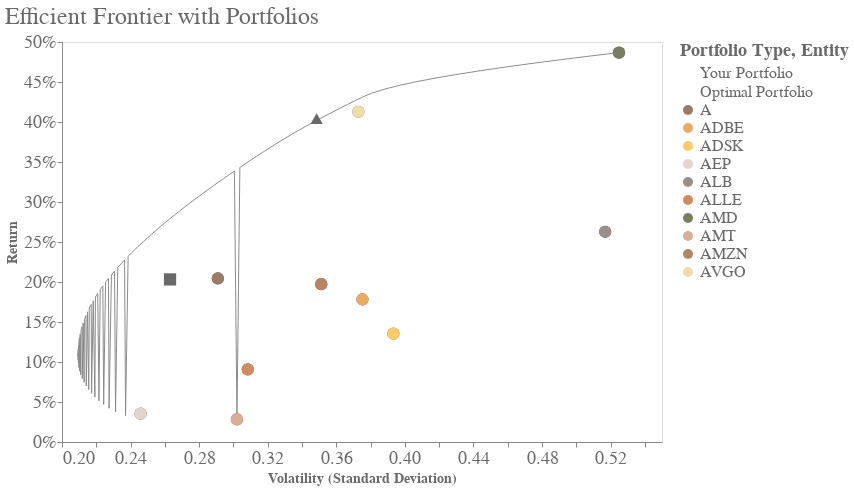

This figure's notebook cell:
### Code cell
color_rng =['#997B66','#E8AC65','#FFCB69','#E2D5CD','#9B8E85','#D08C60','#797D62','#D9AE94','#B58463','#F1DCA7','#9B9B7A','#BAA587',
            '#997B66','#E8AC65','#FFCB69','#E2D5CD','#9B8E85','#D08C60','#797D62','#D9AE94','#B58463','#F1DCA7','#9B9B7A','#BAA587',
            '#997B66','#E8AC65','#FFCB69','#E2D5CD','#9B8E85','#D08C60','#797D62','#D9AE94','#B58463','#F1DCA7','#9B9B7A','#BAA587',
            '#997B66','#E8AC65','#FFCB69','#E2D5CD','#9B8E85','#D08C60','#797D62','#D9AE94','#B58463','#F1DCA7','#9B9B7A','#BAA587',
            '#997B66','#E8AC65','#FFCB69','#E2D5CD','#9B8E85','#D08C60','#797D62','#D9AE94','#B58463','#F1DCA7','#9B9B7A','#BAA587',
            '#997B66','#E8AC65','#FFCB69','#E2D5CD','#9B8E85','#D08C60','#797D62','#D9AE94','#B58463','#F1DCA7','#9B9B7A','#BAA587',
            '#997B66','#E8AC65','#FFCB69','#E2D5CD','#9B8E85','#D08C60','#797D62','#D9AE94','#B58463','#F1DCA7','#9B9B7A','#BAA587',
            '#997B66','#E8AC65','#FFCB69','#E2D5CD','#9B8E85','#D08C60','#797D62','#D9AE94','#B58463','#F1DCA7','#9B9B7A','#BAA587',
            '#997B66','#E8AC65','#FFCB69','#E2D5CD','#9B8E85','#D08C60','#797D62','#D9AE94','#B58463','#F1DCA7','#9B9B7A','#BAA587',
            '#997B66','#E8AC65','#FFCB69','#E2D5CD','#9B8E85','#D08C60','#797D62','#D9AE94','#B58463','#F1DCA7','#9B9B7A','#BAA587',
            '#997B66','#E8AC65','#FFCB69','#E2D5CD','#9B8E85','#D08C60','#797D62','#D9AE94','#B58463','#F1DCA7','#9B9B7A','#BAA587',
            '#997B66','#E8AC65','#FFCB69','#E2D5CD','#9B8E85','#D08C60','#797D62','#D9AE94','#B58463','#F1DCA7','#9B9B7A','#BAA587',]

# Prepare data for visualization
frontier_data = pd.DataFrame({
    'Return': target_returns,
    'Volatility': frontier_std_dev
})

portfolio_data = pd.DataFrame({
    'Return': [portfolio_return, optimal_return],
    'Volatility': [portfolio_std_dev, optimal_std_dev],
    'Type': ['Your Portfolio', 'Optimal Portfolio']
})

optimal_weights_df = pd.DataFrame({
    'Ticker': returns.index,
    'Weight': optimal_weights
})

optimal_weights_df = optimal_weights_df.merge(indvStdDevsDf,how='left',on='Ticker')
optimal_weights_df = optimal_weights_df.merge(returnsDf,how='left',on='Ticker')

# Rename columns
portfolio_data.rename(columns={'Type': 'Entity'}, inplace=True)
optimal_weights_df.rename(columns={'Ticker': 'Entity'}, inplace=True)

# Concatenate portfolio_data and a subset of optimal_weights_df
return_volatility_df = pd.concat([portfolio_data, optimal_weights_df[['Entity', 'Return', 'Volatility']]])


# Altair visualizations
base = alt.Chart(frontier_data).encode(
    x=alt.X('Volatility', axis=alt.Axis(title='Volatility (Standard Deviation)')),
    y=alt.Y('Return', axis=alt.Axis(title='Return', format='%'))
)

# Efficient Frontier
efficient_frontier = base.mark_line(color='#8c8c8c', size=1).encode()

# Individual Portfolio Dots
portfolios = alt.Chart(return_volatility_df).mark_point(size=150, filled=True, opacity=1).encode(
    x='Volatility',
    y='Return',
    color=alt.Color('Entity', scale=alt.Scale(domain=optimal_weights_df['Entity'].values, range=color_rng), legend=alt.Legend(title="Entity"))
)

# Your Portfolio and Optimal Portfolio points
your_optimal_portfolios = alt.Chart(return_volatility_df).mark_point(filled=True, size=150, opacity=1, color='#696969').encode(
    x='Volatility',
    y='Return',
    # color=alt.Color('Entity', scale=alt.Scale(domain=['Your Portfolio', 'Optimal Portfolio'], range=['#FFCB69', '#797D62']), legend=alt.Legend(title="Portfolio Type")),
    shape=alt.Shape('Entity', scale=alt.Scale(domain=['Your Portfolio', 'Optimal Portfolio'], range=['square','triangle']), legend=alt.Legend(title="Portfolio Type"))
)

# Combine the plots
final_chart = (efficient_frontier + your_optimal_portfolios + portfolios).properties(
    width=600,
    height=400,
    title=alt.TitleParams(
        text="Efficient Frontier with Portfolios",
        fontSize=24,
        font='Playfair Display',
        fontWeight='normal',
        color="#696969",
        anchor="start"
    )).configure_axis(
    labelFont="Playfair Display",
    titleFont="Playfair Display",
    labelFontSize=18,
    titleFontSize=14,
    labelColor="#696969",
    titleColor="#696969",
    grid=False  # Remove gridlines
).configure_text(
    font='Playfair Display',
    fontSize=12,
    align='left',
    color="#696969"
).configure_legend(
    titleFont='Playfair Display',
    titleFontSize=18,
    labelFont='Playfair Display',
    labelFontSize=16,
    titleColor="#696969",
    labelColor="#696969"
)

final_chart

### Figure 1 — Vega-Lite specification as saved in the notebook (floating-point values rounded to 4 significant figures; data arrays with more than 128 entries replaced by an {"elided": "..."} marker saying what was removed)
{"config": {"view": {"continuousWidth": 300, "continuousHeight": 300}, "axis": {"grid": false, "labelColor": "#696969", "labelFont": "Playfair Display", "labelFontSize": 18, "titleColor": "#696969", "titleFont": "Playfair Display", "titleFontSize": 14}, "legend": {"labelColor": "#696969", "labelFont": "Playfair Display", "labelFontSize": 16, "titleColor": "#696969", "titleFont": "Playfair Display", "titleFontSize": 18}, "text": {"align": "left", "color": "#696969", "font": "Playfair Display", "fontSize": 12}}, "layer": [{"data": {"name": "data-a55c936a0b6ce84c121d5d24cfbd5106"}, "mark": {"type": "line", "color": "#8c8c8c", "size": 1}, "encoding": {"x": {"axis": {"title": "Volatility (Standard Deviation)"}, "field": "Volatility", "type": "quantitative"}, "y": {"axis": {"format": "%", "title": "Return"}, "field": "Return", "type": "quantitative"}}}, {"data": {"name": "data-e3237c04266f1e830e530ca25cf58395"}, "mark": {"type": "point", "color": "#696969", "filled": true, "opacity": 1, "size": 150}, "encoding": {"shape": {"field": "Entity", "legend": {"title": "Portfolio Type"}, "scale": {"domain": ["Your Portfolio", "Optimal Portfolio"], "range": ["square", "triangle"]}, "type": "nominal"}, "x": {"field": "Volatility", "type": "quantitative"}, "y": {"field": "Return", "type": "quantitative"}}}, {"data": {"name": "data-e3237c04266f1e830e530ca25cf58395"}, "mark": {"type": "point", "filled": true, "opacity": 1, "size": 150}, "encoding": {"color": {"field": "Entity", "legend": {"title": "Entity"}, "scale": {"domain": ["A", "ADBE", "ADSK", "AEP", "ALB", "ALLE", "AMD", "AMT", "AMZN", "AVGO"], "range": {"elided": "144 str values"}}, "type": "nominal"}, "x": {"field": "Volatility", "type": "quantitative"}, "y": {"field": "Return", "type": "quantitative"}}}], "height": 400, "title": {"text": "Efficient Frontier with Portfolios", "anchor": "start", "color": "#696969", "font": "Playfair Display", "fontSize": 24, "fontWeight": "normal"}, "width": 600, "$schema": "https://vega.github.io/schema/vega-lite/v5.8.0.json", "datasets": {"data-a55c936a0b6ce84c121d5d24cfbd5106": [{"Return": 0.02838, "Volatility": 0.3021}, {"Return": 0.03301, "Volatility": 0.2371}, {"Return": 0.03764, "Volatility": 0.2312}, {"Return": 0.04227, "Volatility": 0.2275}, {"Return": 0.0469, "Volatility": 0.2243}, {"Return": 0.05153, "Volatility": 0.2215}, {"Return": 0.05616, "Volatility": 0.2192}, {"Return": 0.06079, "Volatility": 0.2173}, {"Return": 0.06542, "Volatility": 0.2156}, {"Return": 0.07005, "Volatility": 0.2141}, {"Return": 0.07468, "Volatility": 0.2129}, {"Return": 0.07931, "Volatility": 0.2118}, {"Return": 0.08394, "Volatility": 0.211}, {"Return": 0.08857, "Volatility": 0.2103}, {"Return": 0.0932, "Volatility": 0.2099}, {"Return": 0.09783, "Volatility": 0.2096}, {"Return": 0.1025, "Volatility": 0.2095}, {"Return": 0.1071, "Volatility": 0.2094}, {"Return": 0.1117, "Volatility": 0.2094}, {"Return": 0.1164, "Volatility": 0.2095}, {"Return": 0.121, "Volatility": 0.2096}, {"Return": 0.1256, "Volatility": 0.2099}, {"Return": 0.1302, "Volatility": 0.2102}, {"Return": 0.1349, "Volatility": 0.2106}, {"Return": 0.1395, "Volatility": 0.2111}, {"Return": 0.1441, "Volatility": 0.2117}, {"Return": 0.1488, "Volatility": 0.2124}, {"Return": 0.1534, "Volatility": 0.2131}, {"Return": 0.158, "Volatility": 0.214}, {"Return": 0.1627, "Volatility": 0.2149}, {"Return": 0.1673, "Volatility": 0.2159}, {"Return": 0.1719, "Volatility": 0.217}, {"Return": 0.1765, "Volatility": 0.2182}, {"Return": 0.1812, "Volatility": 0.2195}, {"Return": 0.1858, "Volatility": 0.2209}, {"Return": 0.1904, "Volatility": 0.2223}, {"Return": 0.1951, "Volatility": 0.2238}, {"Return": 0.1997, "Volatility": 0.2254}, {"Return": 0.2043, "Volatility": 0.2271}, {"Return": 0.209, "Volatility": 0.2288}, {"Return": 0.2136, "Volatility": 0.2307}, {"Return": 0.2182, "Volatility": 0.2325}, {"Return": 0.2229, "Volatility": 0.2345}, {"Return": 0.2275, "Volatility": 0.2365}, {"Return": 0.2321, "Volatility": 0.2386}, {"Return": 0.2367, "Volatility": 0.2407}, {"Return": 0.2414, "Volatility": 0.2429}, {"Return": 0.246, "Volatility": 0.2452}, {"Return": 0.2506, "Volatility": 0.2475}, {"Return": 0.2553, "Volatility": 0.2499}, {"Return": 0.2599, "Volatility": 0.2523}, {"Return": 0.2645, "Volatility": 0.2548}, {"Return": 0.2692, "Volatility": 0.2573}, {"Return": 0.2738, "Volatility": 0.2599}, {"Return": 0.2784, "Volatility": 0.2625}, {"Return": 0.283, "Volatility": 0.2652}, {"Return": 0.2877, "Volatility": 0.268}, {"Return": 0.2923, "Volatility": 0.2707}, {"Return": 0.2969, "Volatility": 0.2735}, {"Return": 0.3016, "Volatility": 0.2764}, {"Return": 0.3062, "Volatility": 0.2793}, {"Return": 0.3108, "Volatility": 0.2822}, {"Return": 0.3155, "Volatility": 0.2852}, {"Return": 0.3201, "Volatility": 0.2882}, {"Return": 0.3247, "Volatility": 0.2912}, {"Return": 0.3293, "Volatility": 0.2943}, {"Return": 0.334, "Volatility": 0.2974}, {"Return": 0.3386, "Volatility": 0.3006}, {"Return": 0.3432, "Volatility": 0.3038}, {"Return": 0.3479, "Volatility": 0.307}, {"Return": 0.3525, "Volatility": 0.3102}, {"Return": 0.3571, "Volatility": 0.3135}, {"Return": 0.3618, "Volatility": 0.3169}, {"Return": 0.3664, "Volatility": 0.3202}, {"Return": 0.371, "Volatility": 0.3236}, {"Return": 0.3757, "Volatility": 0.3271}, {"Return": 0.3803, "Volatility": 0.3306}, {"Return": 0.3849, "Volatility": 0.3343}, {"Return": 0.3895, "Volatility": 0.3381}, {"Return": 0.3942, "Volatility": 0.3419}, {"Return": 0.3988, "Volatility": 0.3458}, {"Return": 0.4034, "Volatility": 0.3498}, {"Return": 0.4081, "Volatility": 0.3539}, {"Return": 0.4127, "Volatility": 0.358}, {"Return": 0.4173, "Volatility": 0.3623}, {"Return": 0.422, "Volatility": 0.3666}, {"Return": 0.4266, "Volatility": 0.3709}, {"Return": 0.4312, "Volatility": 0.3754}, {"Return": 0.4358, "Volatility": 0.3804}, {"Return": 0.4405, "Volatility": 0.3872}, {"Return": 0.4451, "Volatility": 0.3955}, {"Return": 0.4497, "Volatility": 0.4053}, {"Return": 0.4544, "Volatility": 0.4165}, {"Return": 0.459, "Volatility": 0.429}, {"Return": 0.4636, "Volatility": 0.4426}, {"Return": 0.4683, "Volatility": 0.4573}, {"Return": 0.4729, "Volatility": 0.473}, {"Return": 0.4775, "Volatility": 0.4895}, {"Return": 0.4821, "Volatility": 0.5069}, {"Return": 0.4868, "Volatility": 0.5249}], "data-e3237c04266f1e830e530ca25cf58395": [{"Return": 0.2032, "Volatility": 0.263, "Entity": "Your Portfolio"}, {"Return": 0.402, "Volatility": 0.3485, "Entity": "Optimal Portfolio"}, {"Return": 0.2044, "Volatility": 0.2909, "Entity": "A"}, {"Return": 0.1783, "Volatility": 0.3753, "Entity": "ADBE"}, {"Return": 0.1354, "Volatility": 0.3933, "Entity": "ADSK"}, {"Return": 0.03547, "Volatility": 0.2458, "Entity": "AEP"}, {"Return": 0.2628, "Volatility": 0.5168, "Entity": "ALB"}, {"Return": 0.09086, "Volatility": 0.3084, "Entity": "ALLE"}, {"Return": 0.4868, "Volatility": 0.5249, "Entity": "AMD"}, {"Return": 0.02838, "Volatility": 0.3021, "Entity": "AMT"}, {"Return": 0.1973, "Volatility": 0.3512, "Entity": "AMZN"}, {"Return": 0.4128, "Volatility": 0.3729, "Entity": "AVGO"}]}}
